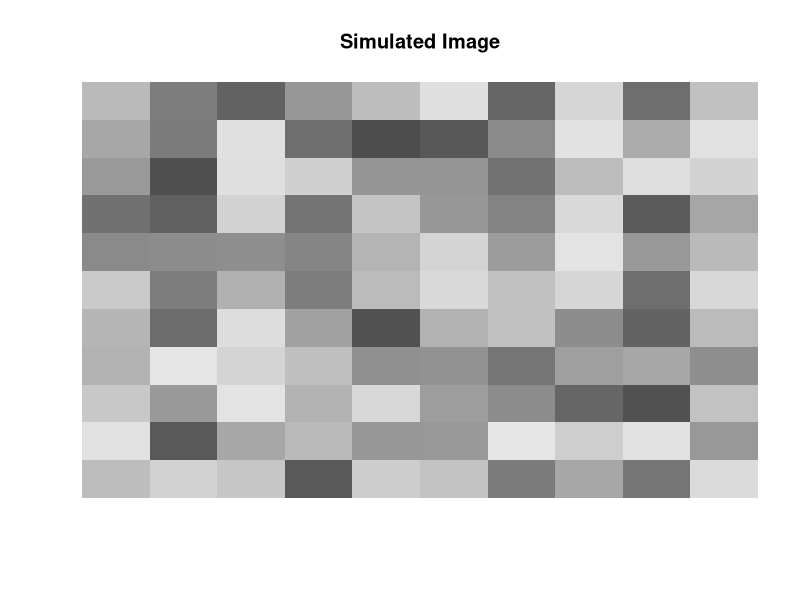
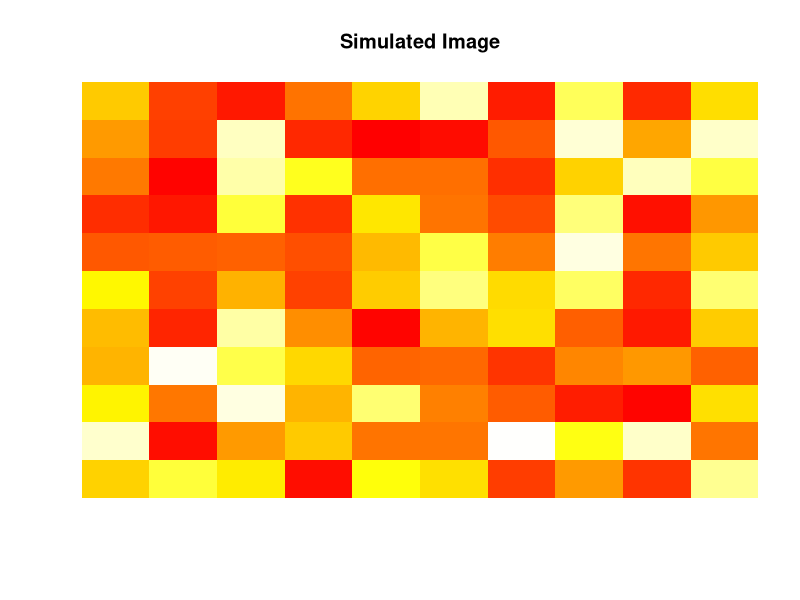
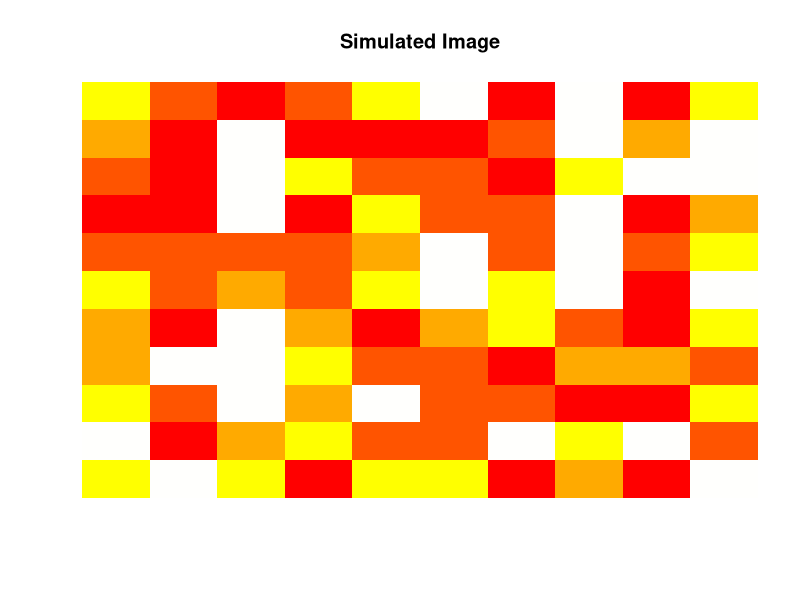
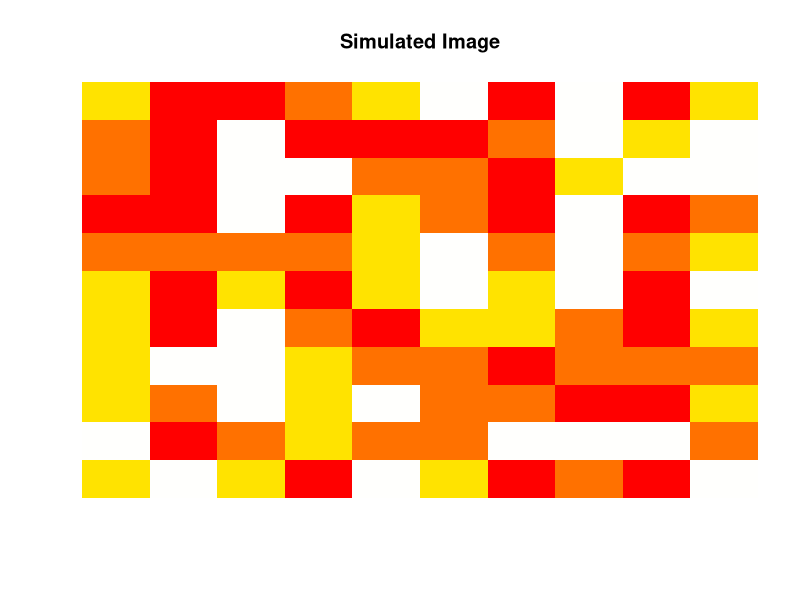
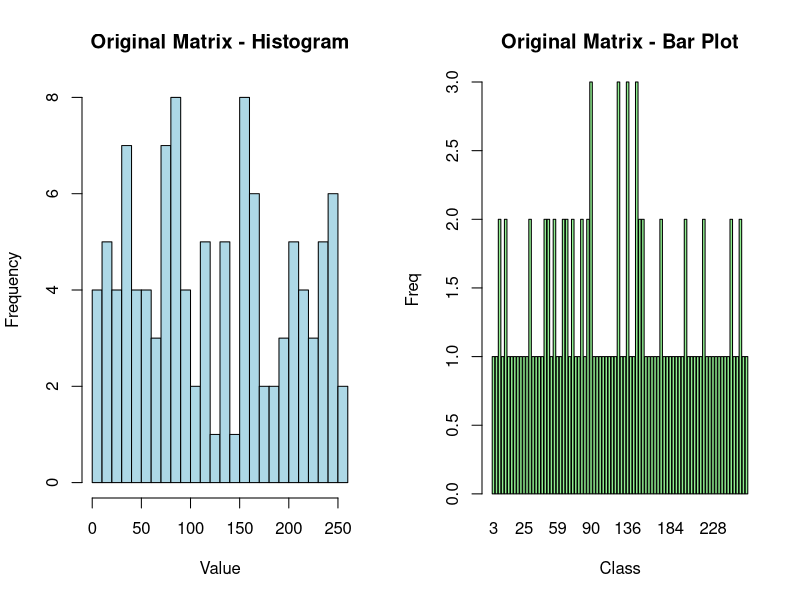
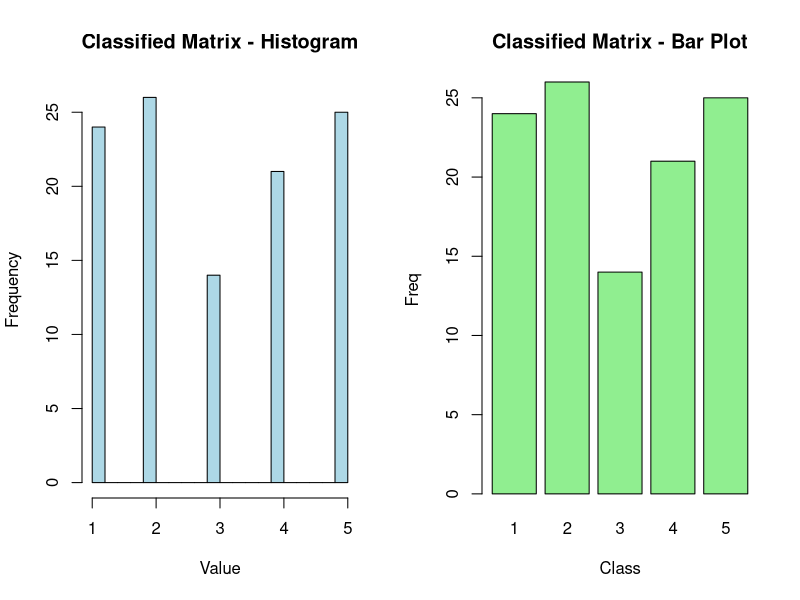
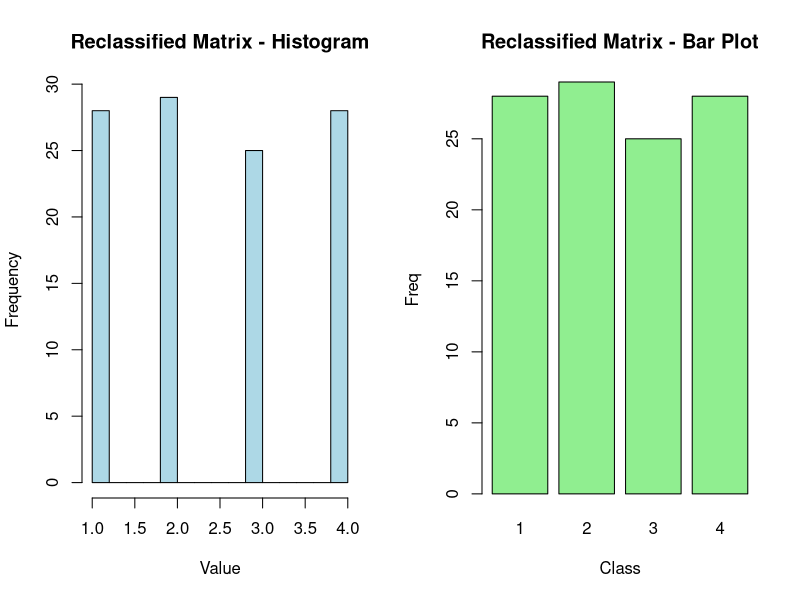

R code for these plots, in order:
# a) Generate a matrix of numbers
generate_matrix <- function(nrows = 10, ncols = 11, min_val = 0, max_val = 255, seed = 123) {
  set.seed(seed)
  matrix(sample(min_val:max_val, nrows * ncols, replace = TRUE), nrow = nrows, ncol = ncols)
}

matrix_data <- generate_matrix(10, 11, 0, 255)
print("Original Matrix:")
print(matrix_data)

# b) Generate a simulated image
generate_image <- function(matrix_data, color_scheme = "gray", interpolate = FALSE) {
  colors <- switch(color_scheme,
                   "gray" = gray.colors(256),
                   "heat" = heat.colors(256),
                   terrain.colors(256))  # default
  image(matrix_data, col = colors, axes = FALSE, main = "Simulated Image", useRaster = interpolate)
}

generate_image(matrix_data, "gray")
generate_image(matrix_data, "heat", interpolate = TRUE)

# c) Classify the simulated image
classify_image <- function(matrix_data, breaks, labels = NULL) {
  if (is.null(labels)) {
    labels <- seq_along(breaks) - 1
  }
  cut(matrix_data, breaks = breaks, labels = labels, include.lowest = TRUE)
}

breaks <- c(0, 50, 100, 150, 200, 255)
labels <- c("Very Low", "Low", "Medium", "High", "Very High")
classified_matrix <- classify_image(matrix_data, breaks, labels)
print("Classified Matrix:")
print(classified_matrix)

classified_matrix_numeric <- as.numeric(classified_matrix)
generate_image(matrix(classified_matrix_numeric, nrow = nrow(matrix_data), ncol = ncol(matrix_data)), "heat")

# d) Reclassify the simulated image
reclassify_image <- function(matrix_data, method = "quartile") {
  if (method == "quartile") {
    breaks <- quantile(matrix_data, probs = seq(0, 1, 0.25), na.rm = TRUE)
    labels <- c("Low", "Medium-Low", "Medium-High", "High")
  } else {
    breaks <- seq(min(matrix_data), max(matrix_data), length.out = 4)
    labels <- c("Low", "Medium", "High")
  }
  cut(matrix_data, breaks = breaks, labels = labels, include.lowest = TRUE)
}

reclassified_matrix <- reclassify_image(matrix_data, method = "quartile")
print("Reclassified Matrix (Quartiles):")
print(reclassified_matrix)

reclassified_matrix_numeric <- matrix(as.numeric(reclassified_matrix), nrow = nrow(matrix_data), ncol = ncol(matrix_data))
generate_image(reclassified_matrix_numeric, "heat")

#Extras
plot_distribution <- function(matrix_data, title = "Matrix Values") {
  par(mfrow = c(1, 2))
  hist(matrix_data, main = paste(title, "- Histogram"), xlab = "Value", col = "lightblue", breaks = 20)
  barplot(table(matrix_data), main = paste(title, "- Bar Plot"), xlab = "Class", ylab = "Freq", col = "lightgreen")
  par(mfrow = c(1, 1))
}

# Visualize the distributions
plot_distribution(matrix_data, "Original Matrix")
plot_distribution(as.numeric(classified_matrix), "Classified Matrix")
plot_distribution(as.numeric(reclassified_matrix), "Reclassified Matrix")
